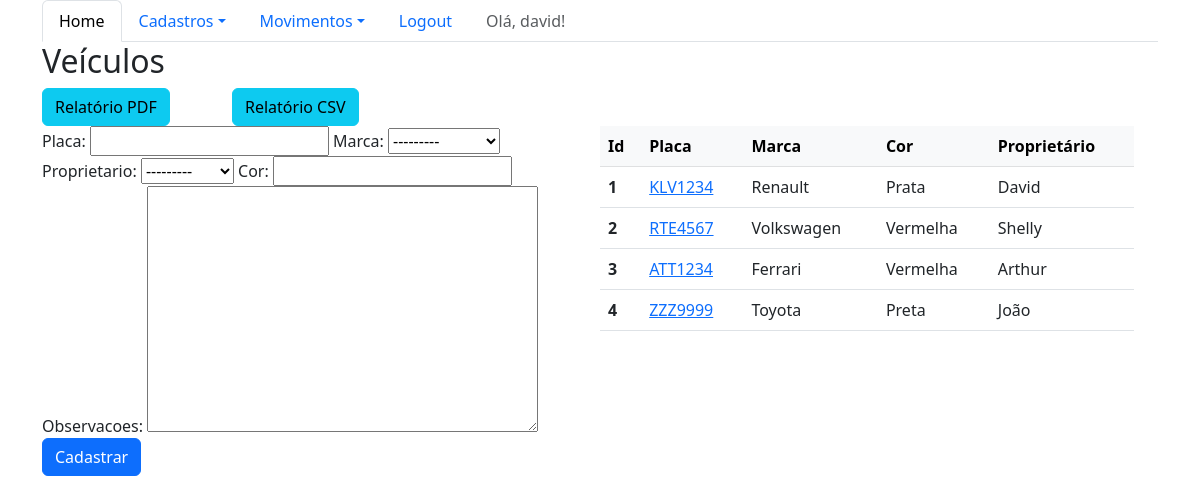
Before: /sistema/veiculos/ (signed in) with the older database file.
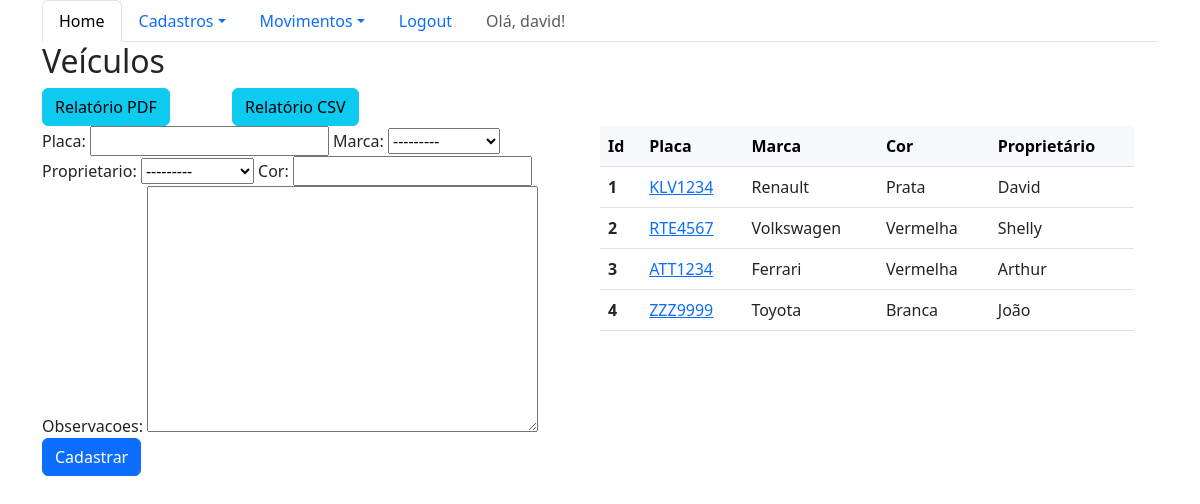
After: the same page with the newer database file.
### core/models.py (models this page shows, shortened)
class Veiculo(models.Model):
    placa = models.CharField(max_length=7)
    marca = models.ForeignKey(Marca,blank=True,null=True, on_delete=models.CASCADE)
    proprietario = models.ForeignKey(Pessoa,on_delete=models.CASCADE)
    cor = models.CharField(max_length=15, blank=True, null=True)
    observacoes = models.TextField(blank=True, null=True)

class Marca(models.Model):
    nome = models.CharField(max_length=50)
    def __str__(self):
        return self.nome

class Pessoa(models.Model):
    nome = models.CharField(max_length=100)
    endereco = models.CharField(max_length=200,blank=True,null=True)
    telefone = models.CharField(max_length=20,blank=True,null=True)
    def __str__(self):
        return self.nome

### core/views.py (the view)
@login_required
def lista_veiculos(request):
    veiculos = Veiculo.objects.all()
    form = VeiculoForm()
    data = {'veiculos': veiculos, 'form': form}
    return render(request, 'core/lista_veiculos.html',data )

### core/forms.py
class VeiculoForm(ModelForm):
    class Meta:
        model = Veiculo
        fields = '__all__'

### core/templates/core/lista_veiculos.html (shortened to what this page needs)
{% extends 'logado.html' %}
{% load bootstrap %}
{% block main %}
    <div class="row">
        <div class="col-12">
            <h2>Veículos</h2>
        </div>
    </div>
    <div class="row">
        <div class="col-2">
            <a class="btn btn-info" href="#">Relatório PDF</a>
        </div>
        <div class="col-2">
            <a class="btn btn-info" href="{% url 'relatorio_csv' %}">Relatório CSV</a>
        </div>
    <div class="row">
        <div class="col-sm-6">
            <form action="{% url 'core_veiculo_novo' %}" method="POST">
                {{form|bootstrap}}
                <button type="submit" class="btn btn-primary">Cadastrar</button>
            </form>
        </div>
        <div class="col-sm-6">
            <table class="table">
              <thead class="table-light">
                <tr>
                  <th scope="col">Id</th>
                  <th scope="col">Placa</th>
                  <th scope="col">Marca</th>
                  <th scope="col">Cor</th>
                  <th scope="col">Proprietário</th>
                </tr>
              </thead>
              <tbody>
                {% for veiculo in veiculos %}
                <tr>
                  <th scope="row">{{veiculo.id}}</th>
                  <td><a href="{% url 'core_veiculo_update' veiculo.id %}">{{veiculo.placa}}</a></td>
                  <td>{{veiculo.marca}}</td>
                  <td>{{veiculo.cor}}</td>
                  <td>{{veiculo.proprietario}}</td>
                </tr>
                {% endfor %}
              </tbody>
            </table>
        </div>
    </div>
{% endblock %}

Changed rows visible on the page:
changed Veiculo "ZZZ9999": cor "Preta" → "Branca"
